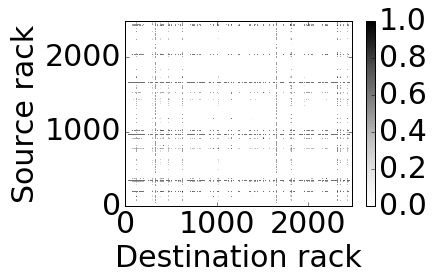
#> input picture image-reverse/cluster-4.png, 432 x 280 px
$ jupyter execute --allow-errors cluster-4.ipynb
#> lines starting #> are read from the running program, lines starting #| are printed output that depends on the picture
[cell 1]
from PIL import Image
import numpy as np

## Cluster 4: 2484 racks

[cell 2]
im = Image.open('cluster-4.png').convert('L')  # RGB to gray scale
im

[cell 3]
im.mode, im.size
#> Out = ('L', (432, 280))

[cell 4]
left   = 126
top    = 22
right  = 352
bottom = 206
im = im.crop((left, top, right, bottom))
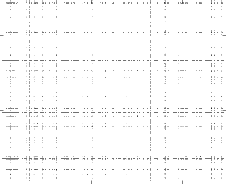
#> im: PIL image 226x184 L; min 29, max 255, mean 250.7
im

[cell 5]
im = im.resize((2484, 2484))   # there are approximately 2484 nodes
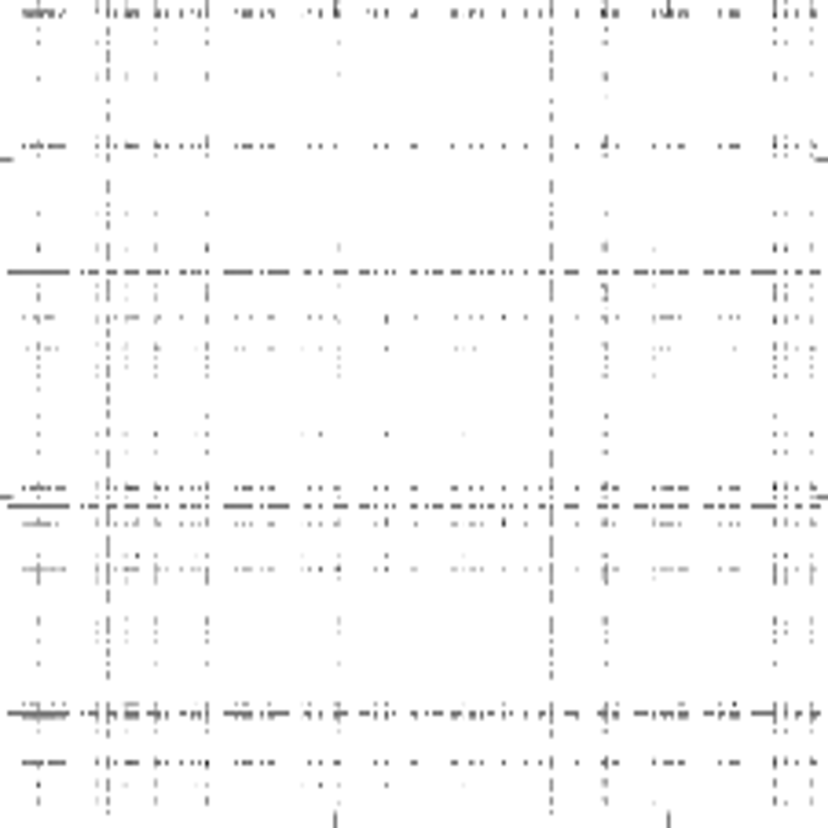
#> im: PIL image 2484x2484 L (shown at 1/3 size); min 26, max 255, mean 250.3
im

[cell 6]
im_array = np.array(im.getdata()).reshape((2484, 2484))
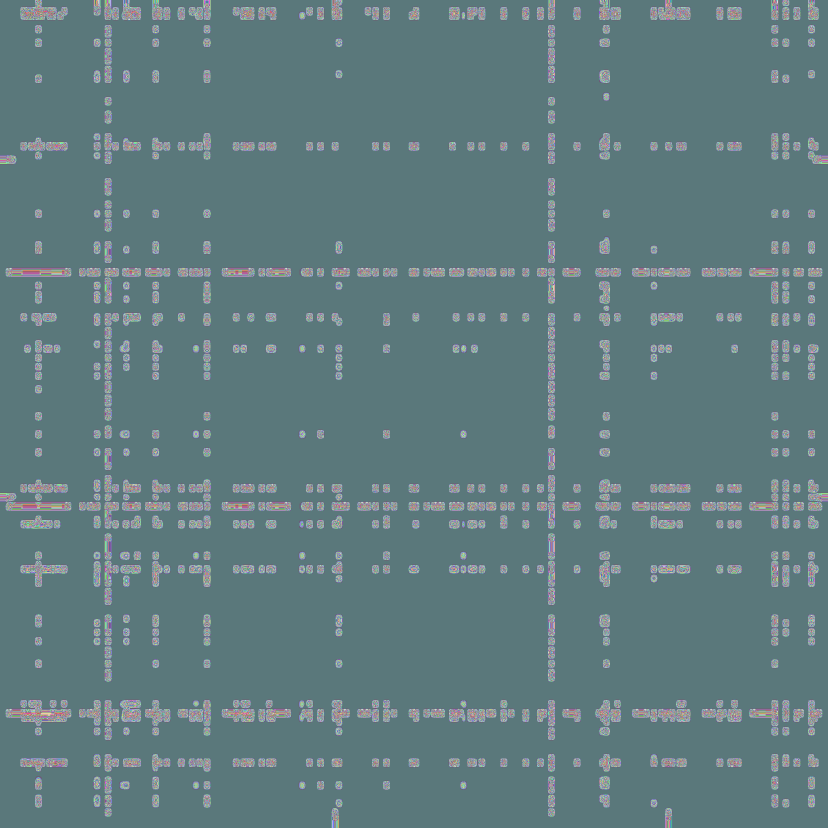
#> im_array: shape (2484, 2484) int64 (shown at 1/3 size); 228 distinct labels, from 26 to 255; one colour per label, 0 black
im_array[10][::100]
#> Out = 25 values, max 255 at index 0, min 181 at index 10, mean 248.6

[cell 7]
im_array = (255-im_array)/255 # scale to [0, 1]
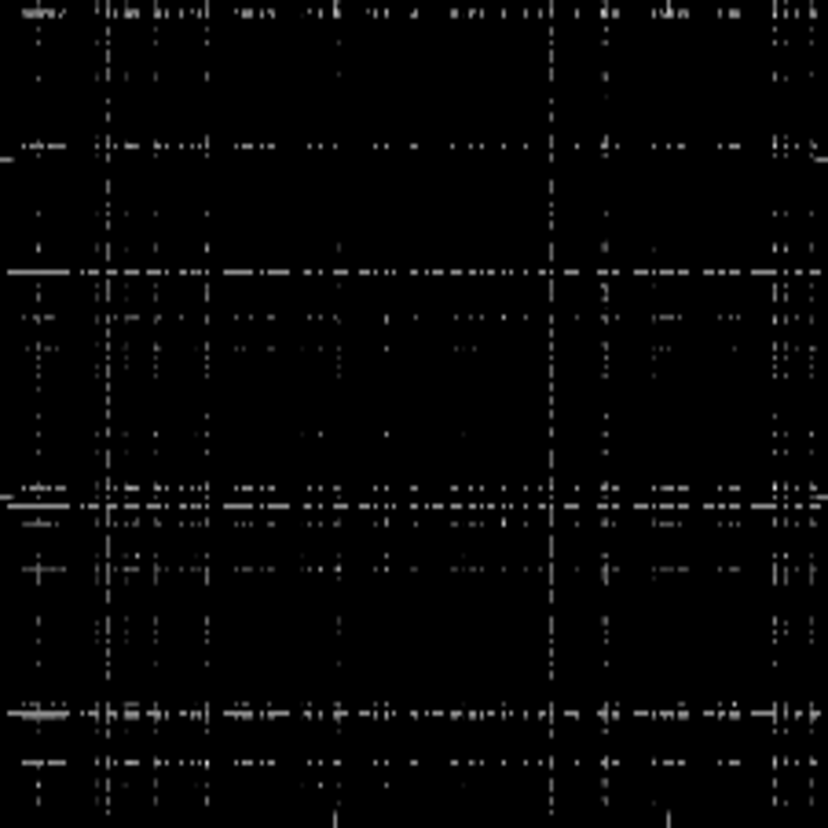
#> im_array: shape (2484, 2484) float64 (shown at 1/3 size); min 0, max 0.898, mean 0.0185
im_array = im_array*8         # scale to [0, 8]
im_array[10][::100]
#> Out = 25 values, max 2.32 at index 10, min 0 at index 0, mean 0.2

[cell 8]
im_array = np.power(10., im_array)  # scale to [0, 1e8]
im_array[10][::100]
#> Out = 25 values, max 209.7 at index 10, min 1 at index 0, mean 17.73

[cell 9]
im_array = np.where(im_array<=1, 0, im_array)  # the 1 should be 0 traffic
im_array[10][::100]
#> Out = 25 values, max 209.7 at index 10, min 0 at index 0, mean 16.89

$ run again, with image-reverse/cluster-1.png copied over image-reverse/cluster-4.png
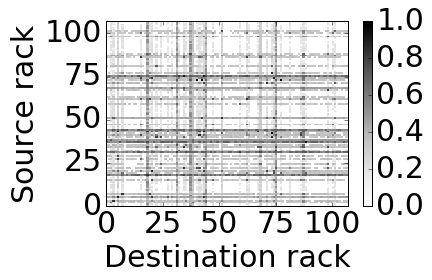
#> input picture image-reverse/cluster-1.png, 432 x 280 px
#> `im = im.resize((2484, 2484))`:
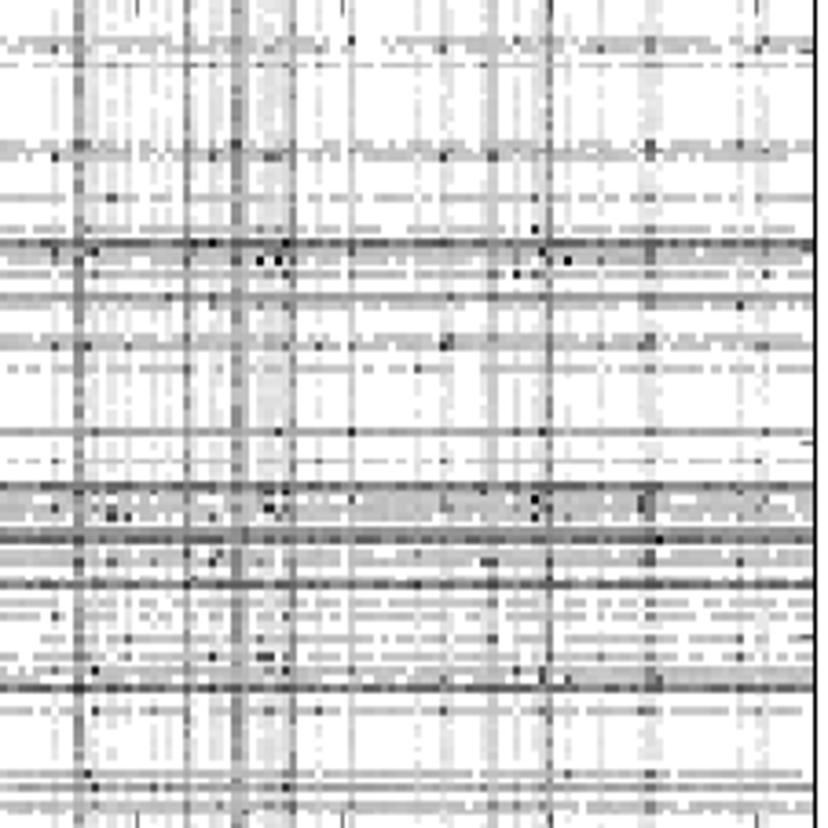
#> im: PIL image 2484x2484 L (shown at 1/3 size); min 0, max 255, mean 215.5
#> `im_array[10][::100]`: Out = 25 values, max 255 at index 0, min 171 at index 7, mean 246.8
#> `im_array[10][::100]`: Out = 25 values, max 2.64 at index 7, min 0 at index 0, mean 0.256
#> `im_array = np.power(10., im_array)`:
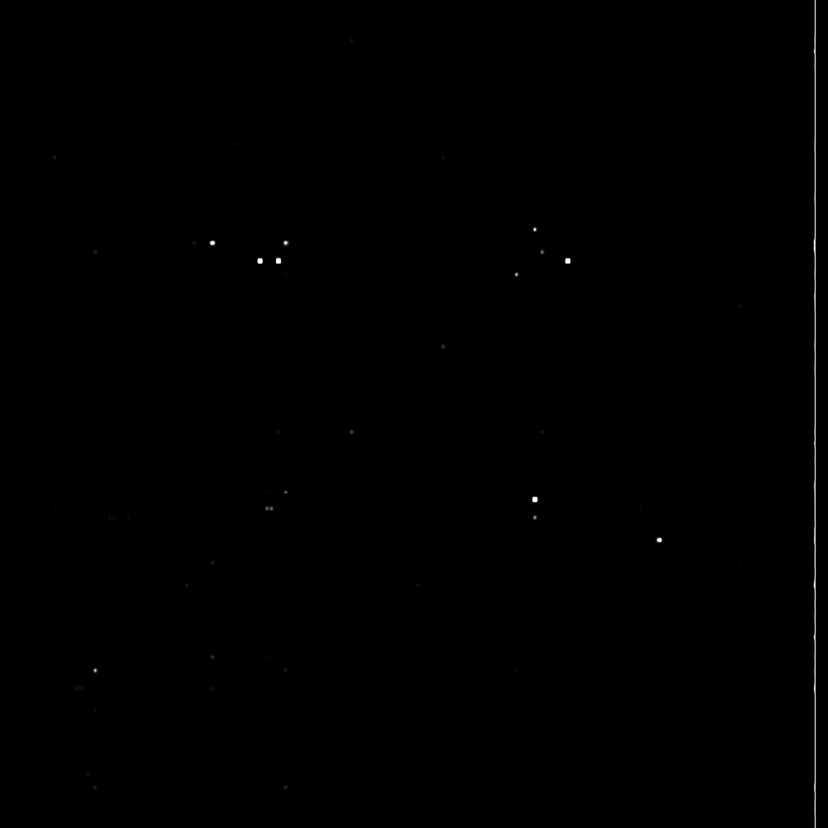
#> im_array: shape (2484, 2484) float64 (shown at 1/3 size); min 1, max 100000000, mean 169939.6; drawn with min black and max white
#> `im_array[10][::100]`: Out = 25 values, max 431.8 at index 7, min 1 at index 0, mean 19.57
#> `im_array[10][::100]`: Out = 25 values, max 431.8 at index 7, min 0 at index 0, mean 18.81
